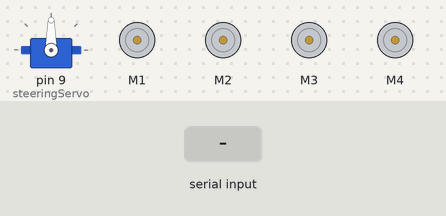
The sketch below on a simulated Arduino Uno, built with avr-gcc and run on an emulated ATmega328P. Shown: servo, 4 × DC motor (green arrow = forward, orange = backward, longer = faster). Inputs (shaded band) come from the test bench. What the sketch prints to the serial monitor is not drawn.

Above: at 1.2 s.
1.3 s: "F" received over Serial
At 2.4 s:
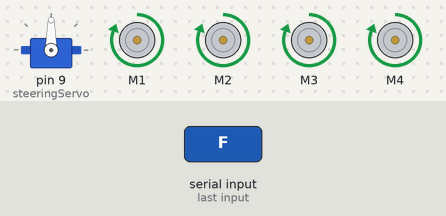
2.8 s: "B" received over Serial
At 3.6 s:
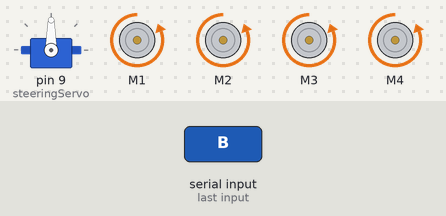
4.3 s: "R" received over Serial
At 4.7 s:
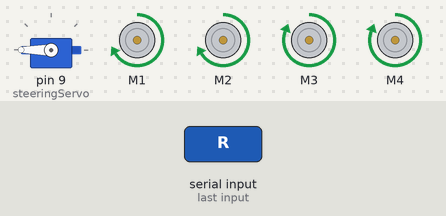
5.8 s: "L" received over Serial
At 7.0 s:
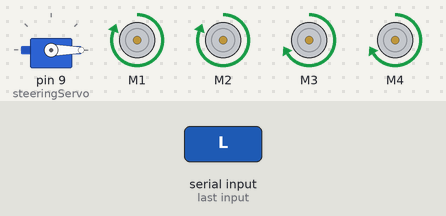
7.3 s: "S" received over Serial
At 8.2 s:
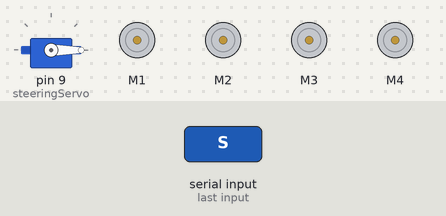
8.8 s: "F" received over Serial
At 9.3 s:
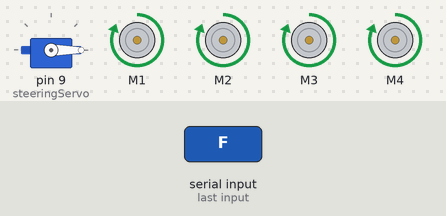
Timing chart, 0 to 11.3 s (numbered marks = the images above; inputs shaded):
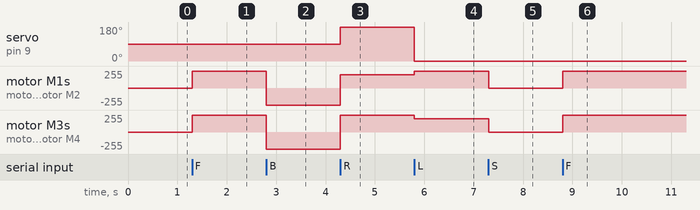

The sketch:

Car2.ino
```cpp
#include <AFMotor.h>
#include <SoftwareSerial.h>
#include <Servo.h>

// Motor Shield initialization
AF_DCMotor motor1(1); // Motor 1 is connected to M1
AF_DCMotor motor2(2); // Motor 2 is connected to M2
AF_DCMotor motor3(3); // Motor 3 is connected to M3
AF_DCMotor motor4(4); // Motor 4 is connected to M4

// Servo setup
Servo steeringServo; // Create a servo object to control the steering
int steeringAngle = 90; // Initial angle for steering (straight ahead)

// Bluetooth module setup
char val;

void setup() {
  Serial.begin(9600); // Start serial communication for debugging
  steeringServo.attach(9); // Attach the servo to pin 9
  steeringServo.write(steeringAngle); // Set initial steering angle (straight ahead)
}

void loop() {
  while (Serial.available()>0){
    val = Serial.read();
    Serial.print(val);
}
  // Move the car based on the received command
  if (val == 'F')
  {
    forward();
  }
  if (val == 'B')
  {
    backward();
  }
  if (val == 'R')
  {
    right();
  }
  if (val == 'L')
  {
    left();
  }
  if (val == 'S')
  {
    stop();
  }
}

void forward() {
  motor1.setSpeed(255); // Set the speed for all motors
  motor2.setSpeed(255);
  motor3.setSpeed(255);
  motor4.setSpeed(255);

  motor1.run(FORWARD); // Motors move forward
  motor2.run(FORWARD);
  motor3.run(FORWARD);
  motor4.run(FORWARD);
}

void backward() {
  motor1.setSpeed(255); // Set the speed for all motors
  motor2.setSpeed(255);
  motor3.setSpeed(255);
  motor4.setSpeed(255);

  motor1.run(BACKWARD); // Motors move backward
  motor2.run(BACKWARD);
  motor3.run(BACKWARD);
  motor4.run(BACKWARD);
}

void right() {
  steeringAngle = 180; // Adjust the angle for right turn (example: 90 degrees)
  steeringServo.write(steeringAngle); // Set the servo angle for right turn

  // Reduce the speed of the motors on one side to make the car turn smoothly
  motor1.setSpeed(200);
  motor2.setSpeed(200);
  motor3.setSpeed(255);
  motor4.setSpeed(255);

  motor1.run(FORWARD); // Motors move forward
  motor2.run(FORWARD);
  motor3.run(FORWARD);
  motor4.run(FORWARD);
}

void left() {
  steeringAngle = 0; // Adjust the angle for left turn (example: 0 degrees)
  steeringServo.write(steeringAngle); // Set the servo angle for left turn

  // Reduce the speed of the motors on one side to make the car turn smoothly
  motor1.setSpeed(255);
  motor2.setSpeed(255);
  motor3.setSpeed(200);
  motor4.setSpeed(200);

  motor1.run(FORWARD); // Motors move forward
  motor2.run(FORWARD);
  motor3.run(FORWARD);
  motor4.run(FORWARD);
}

void stop() {
  motor1.setSpeed(0); // Set speed to zero to stop the motors
  motor2.setSpeed(0);
  motor3.setSpeed(0);
  motor4.setSpeed(0);

  motor1.run(RELEASE); // Release the motors to stop them
  motor2.run(RELEASE);
  motor3.run(RELEASE);
  motor4.run(RELEASE);
}
```

Measured:
- after the input at 1.3 s, motor M1–4: stopped → forward 255/255 at once
- after the input at 2.8 s, motor M1–4: forward 255/255 → backward 255/255 at once
- after the input at 4.3 s, servo on pin 9 (steeringServo): 90° → 180° at once; motor M1, motor M2: backward 255/255 → forward 200/255 at once; motor M3, motor M4: backward 255/255 → forward 255/255 at once
- after the input at 5.8 s, servo on pin 9 (steeringServo): 180° → 0° at once; motor M1, motor M2: forward 200/255 → forward 255/255 at once; motor M3, motor M4: forward 255/255 → forward 200/255 at once
- after the input at 7.3 s, motor M1, motor M2: forward 255/255 → stopped at once; motor M3, motor M4: forward 200/255 → stopped at once
- after the input at 8.8 s, motor M1–4: stopped → forward 255/255 at once
